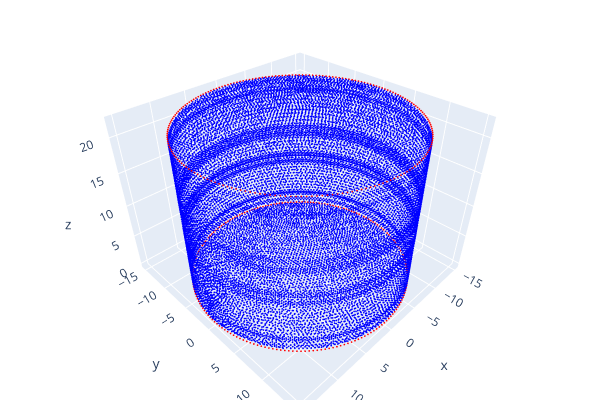

Notebook cell for this chart:
### Code cell
pcd = o3d.io.read_point_cloud("../data/Challenge-ABC/Train/ply/0037.ply")
labels = np.loadtxt("../data/Challenge-ABC/Train/lb/0037.lb", dtype='int')
color_map = np.array([  
    [0.0, 0.0, 1.0],
    [1.0, 0.0, 0.0]   
])
# map labels to colors using the labels as indices
point_colors = color_map[labels]

# Cast the numpy array to Open3D's vector format and assign it
pcd.colors = o3d.utility.Vector3dVector(point_colors)
o3d.visualization.draw_plotly([pcd])

### Figure 1 — Plotly figure (JSON) as saved in the notebook; plotly's stock layout.template omitted (floating-point values rounded to 4 significant figures; data arrays with more than 128 entries replaced by an {"elided": "..."} marker saying what was removed)
{"data": [{"marker": {"color": {"elided": "20228x3 float values"}, "size": 1}, "mode": "markers", "type": "scatter3d", "x": {"elided": "20228 float values"}, "y": {"elided": "20228 float values"}, "z": {"elided": "20228 float values"}}], "layout": {"height": 400, "margin": {"b": 0, "l": 0, "r": 0, "t": 0}, "scene": {"camera": {"center": {"x": 0, "y": 0, "z": 0}, "up": {"x": 0, "y": 0, "z": 1}}}, "showlegend": false, "width": 600}}
